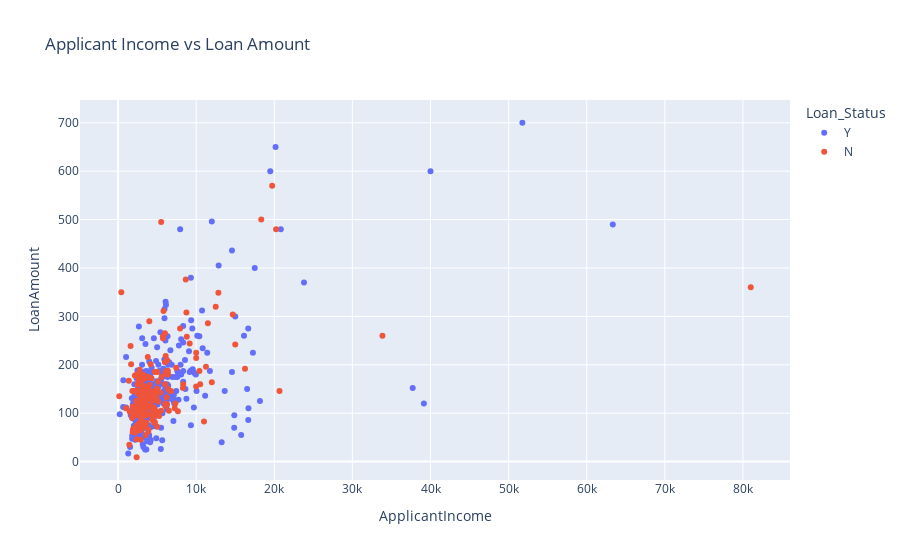

Source (notebook cell):
### Markdown cell above
# Task 4: Plotly
- Create an interactive scatter plot to visualize the relationship between ApplicantIncome and LoanAmount.

### Code cell
fig = px.scatter(df, x='ApplicantIncome', y='LoanAmount', color='Loan_Status',
                 title='Applicant Income vs Loan Amount')
fig.show()

### Figure 1 — Plotly figure (JSON) as saved in the notebook; plotly's stock layout.template omitted (floating-point values rounded to 4 significant figures; data arrays with more than 128 entries replaced by an {"elided": "..."} marker saying what was removed)
{"data": [{"hovertemplate": "Loan_Status=Y<br>ApplicantIncome=%{x}<br>LoanAmount=%{y}<extra></extra>", "legendgroup": "Y", "marker": {"color": "#636efa", "symbol": "circle"}, "mode": "markers", "name": "Y", "orientation": "v", "showlegend": true, "type": "scatter", "x": {"elided": "422 int values"}, "xaxis": "x", "y": {"elided": "422 int values"}, "yaxis": "y"}, {"hovertemplate": "Loan_Status=N<br>ApplicantIncome=%{x}<br>LoanAmount=%{y}<extra></extra>", "legendgroup": "N", "marker": {"color": "#EF553B", "symbol": "circle"}, "mode": "markers", "name": "N", "orientation": "v", "showlegend": true, "type": "scatter", "x": {"elided": "192 int values"}, "xaxis": "x", "y": {"elided": "192 int values"}, "yaxis": "y"}], "layout": {"legend": {"title": {"text": "Loan_Status"}, "tracegroupgap": 0}, "title": {"text": "Applicant Income vs Loan Amount"}, "xaxis": {"anchor": "y", "domain": [0, 1], "title": {"text": "ApplicantIncome"}}, "yaxis": {"anchor": "x", "domain": [0, 1], "title": {"text": "LoanAmount"}}}}
